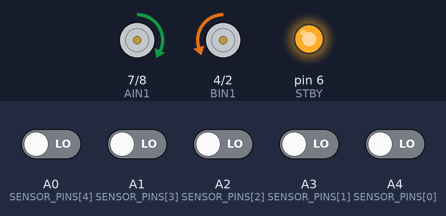
A sketch run on a simulated Arduino Uno, built with avr-gcc and run on an emulated ATmega328P. On the bench: motor-driver pin pairs drawn as motors (green arrow = first pin HIGH = forward, orange = second pin HIGH = backward, longer = more drive, scaled by the enable pin, stopped while the standby pin is LOW), output pins drawn as LEDs (lit = HIGH). Inputs (shaded band) come from the test bench; at power-on: A0 (SENSOR_PINS[4]), A1 (SENSOR_PINS[3]), A2 (SENSOR_PINS[2]), A3 (SENSOR_PINS[1]), A4 (SENSOR_PINS[0]) LOW.

Above: at 3.2 s.
3.3 s: A0 (SENSOR_PINS[4]) driven HIGH
At 4.2 s:
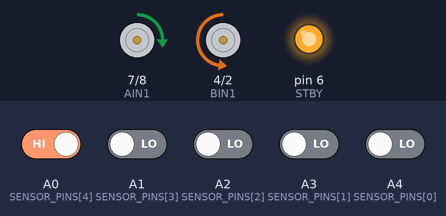
4.8 s: A1 (SENSOR_PINS[3]) driven HIGH
At 5.3 s:
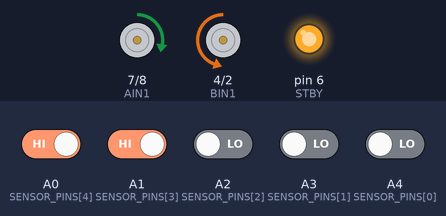
6.3 s: A2 (SENSOR_PINS[2]) driven HIGH
At 7.5 s:
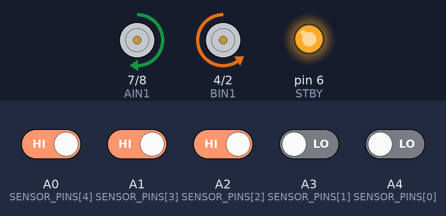
7.8 s: A4 (SENSOR_PINS[0]) driven HIGH
At 8.8 s:
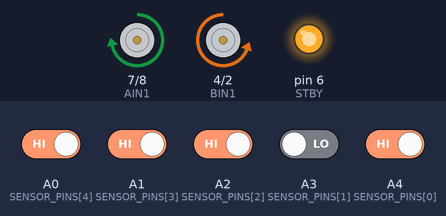
9.3 s: A4 (SENSOR_PINS[0]) driven LOW
At 9.9 s:
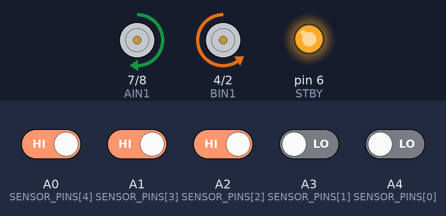
10.8 s: A3 (SENSOR_PINS[1]) driven HIGH
At 11.1 s:
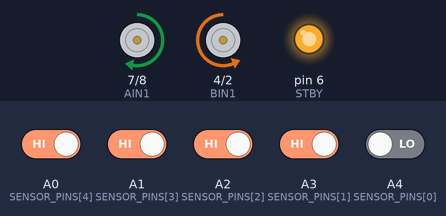
Timing chart, 0 to 13.3 s (numbered marks = the images above; inputs shaded):
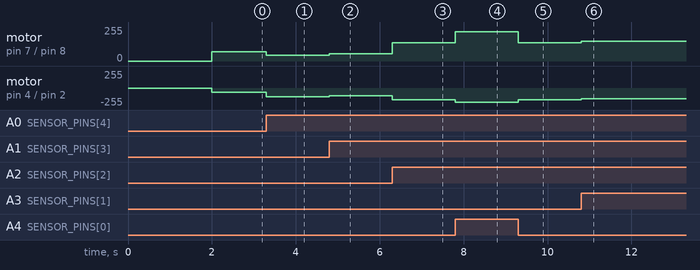

Measured:
- after the input at 3.3 s, motor on pin 7 (AIN1) / pin 8 (AIN2): forward 70/255 → forward 42/255 at once; motor on pin 4 (BIN1) / pin 2 (BIN2): backward 61/255 → backward 129/255 at once
- after the input at 4.8 s, motor on pin 7 (AIN1) / pin 8 (AIN2): forward 42/255 → forward 54/255 at once; motor on pin 4 (BIN1) / pin 2 (BIN2): backward 129/255 → backward 117/255 at once
- after the input at 6.3 s, motor on pin 7 (AIN1) / pin 8 (AIN2): forward 54/255 → forward 136/255 at once; motor on pin 4 (BIN1) / pin 2 (BIN2): backward 117/255 → backward 175/255 at once
- after the input at 7.8 s, motor on pin 7 (AIN1) / pin 8 (AIN2): forward 136/255 → forward 220/255 at once; motor on pin 4 (BIN1) / pin 2 (BIN2): backward 175/255 → backward 211/255 at once
- after the input at 9.3 s, motor on pin 7 (AIN1) / pin 8 (AIN2): forward 220/255 → forward 136/255 at once; motor on pin 4 (BIN1) / pin 2 (BIN2): backward 211/255 → backward 175/255 at once
- after the input at 10.8 s, motor on pin 7 (AIN1) / pin 8 (AIN2): forward 136/255 → forward 148/255 at once; motor on pin 4 (BIN1) / pin 2 (BIN2): backward 175/255 → backward 163/255 at once

The sketch:

line_follower.ino
```cpp
/*
 * 5-sensor line follower with PD control.
 *
 * Each loop: read sensors → compute weighted-average error →
 * classify turn sharpness → pick base speed → apply PID correction →
 * differential drive (left = base + correction, right = base - correction).
 *
 * Hardware: Arduino + TB6612FNG motor driver + 5 digital IR sensors.
 */

// All pin numbers use uint8_t (unsigned 8-bit int, range 0-255) to save RAM.

// --- MOTOR PINS (TB6612FNG) ---
const uint8_t STBY = 6;   // Standby — HIGH wakes up the motor driver
const uint8_t PWMA = 3;   // Right motor speed control (PWM)
const uint8_t AIN1 = 7;   // Direction control for motor A (right)
const uint8_t AIN2 = 8;   // Direction control for motor A (right)
const uint8_t PWMB = 5;   // Left motor speed control (PWM)
const uint8_t BIN1 = 4;   // Direction control for motor B (left)
const uint8_t BIN2 = 2;   // Direction control for motor B (left)

// --- SENSOR PINS (Far Left -> Far Right) ---
const uint8_t SENSOR_PINS[5] = {A4, A3, A2, A1, A0};
const int8_t  WEIGHTS[5]     = {-4, -2, 0, 2, 4};   // -4: far left | 0: center | +4: far right
                                                    // Negative = line is left, positive = line is right

// --- SPEED PROFILES (FULL SPEED) ---
// The +9 difference between right and left compensates for the left motor being slightly stronger.
const int RIGHT_STRAIGHT = 220, LEFT_STRAIGHT = 211;
const int RIGHT_CURVE    = 160, LEFT_CURVE    = 151;
const int RIGHT_SHARP    = 90,  LEFT_SHARP    = 81;
const int RIGHT_LOST     = 70,  LEFT_LOST     = 61;
const int MAX_SPEED      = 255;

// --- PID GAINS ---
const int Kp = 12;    // Proportional — how hard to react to current error.
                      // Higher Kp = sharper reactions but more wobble.
const int Kd = 14;    // Derivative — how hard to react to CHANGE in error.
                      // Higher Kd = smoother and more stable, but too high becomes sluggish.

int    lastError    = 0;    // Error from previous loop (needed for Kd calculation)
int8_t lastTurnDir  = 0;    // Last non-zero turn direction (-1 left, +1 right). Used when line is lost.

void setup() {
  pinMode(STBY, OUTPUT);
  pinMode(PWMA, OUTPUT); pinMode(AIN1, OUTPUT); pinMode(AIN2, OUTPUT);
  pinMode(PWMB, OUTPUT); pinMode(BIN1, OUTPUT); pinMode(BIN2, OUTPUT);

  for (uint8_t i = 0; i < 5; i++) pinMode(SENSOR_PINS[i], INPUT);

  // Make sure motors are stopped before we wake the driver
  digitalWrite(AIN1, LOW); digitalWrite(AIN2, LOW); analogWrite(PWMA, 0);
  digitalWrite(BIN1, LOW); digitalWrite(BIN2, LOW); analogWrite(PWMB, 0);

  digitalWrite(STBY, HIGH);   // Wake up the motor driver
  delay(2000);                // Start delay so you have time to place the bot on the track
}

void loop() {
  // --- READ ALL 5 SENSORS + WEIGHTED AVERAGE ---
  // For every sensor that sees the line, add its weight to sum and count it.
  // Then error = sum / count gives the weighted-average position of the line.
  uint8_t s[5];
  uint8_t count = 0;
  int     sum   = 0;

  for (uint8_t i = 0; i < 5; i++) {
    s[i] = digitalRead(SENSOR_PINS[i]);   // 0 = white, 1 = black line
    if (s[i]) {
      sum   += WEIGHTS[i];
      count += 1;
    }
  }

  // --- ERROR + TURN TYPE ---
  int     error;
  bool    lineDetected = (count > 0);
  uint8_t turnType;

  if (lineDetected) {
    error = sum / count;

    // Classify turn based on how far off-center the line is (sign doesn't matter here).
    uint8_t absErr = (error < 0) ? -error : error;
    if      (absErr == 0) turnType = 0;   // straight
    else if (absErr <= 2) turnType = 1;   // curve
    else                  turnType = 2;   // sharp turn

    // Remember which side the line was on. IMPORTANT: only update on non-zero error
    // so that if the line vanishes right at center, we still have a recovery direction.
    if      (error < 0) lastTurnDir = -1;
    else if (error > 0) lastTurnDir =  1;
    // (if error == 0, keep previous lastTurnDir)
  } else {
    // Line lost: fake the error to force a turn in the last known direction.
    error    = (lastTurnDir < 0) ? -4 : (lastTurnDir > 0) ? 4 : lastError;
    turnType = 3;   // lost
  }

  // --- BASE SPEEDS ---
  int baseRight, baseLeft;
  switch (turnType) {
    case 0: baseRight = RIGHT_STRAIGHT; baseLeft = LEFT_STRAIGHT; break;
    case 1: baseRight = RIGHT_CURVE;    baseLeft = LEFT_CURVE;    break;
    case 2: baseRight = RIGHT_SHARP;    baseLeft = LEFT_SHARP;    break;
    default:baseRight = RIGHT_LOST;     baseLeft = LEFT_LOST;     break;   // turnType 3 (lost)
  }

  // --- PID ---
  int derivative = error - lastError;
  int correction = (Kp * error) + (Kd * derivative);

  if (lineDetected) lastError = error;   // Only save real errors (not the faked "lost" ones)

  // --- APPLY CORRECTION TO MOTORS ---
  // Differential steering: one wheel speeds up, the other slows down (or reverses on sharp turns).
  // Positive correction → turn right.  Negative correction → turn left.
  int leftSpeed  = constrain(baseLeft  + correction, -MAX_SPEED, MAX_SPEED);
  int rightSpeed = constrain(baseRight - correction, -MAX_SPEED, MAX_SPEED);

  setMotors(leftSpeed, rightSpeed);
}

// --- MOTOR CONTROL ---
// Negative speed = reverse direction. AIN1/AIN2 set direction, PWMA sets magnitude.
// Left motor (channel B) pins are inverted vs right because of how channel B is physically wired.
void setMotors(int leftSpeed, int rightSpeed) {
  // RIGHT motor (channel A)
  digitalWrite(AIN1, rightSpeed >= 0 ? HIGH : LOW);
  digitalWrite(AIN2, rightSpeed >= 0 ? LOW  : HIGH);
  analogWrite(PWMA, abs(rightSpeed));

  // LEFT motor (channel B) — pins inverted on purpose
  digitalWrite(BIN1, leftSpeed >= 0 ? LOW  : HIGH);
  digitalWrite(BIN2, leftSpeed >= 0 ? HIGH : LOW);
  analogWrite(PWMB, abs(leftSpeed));
}
```
